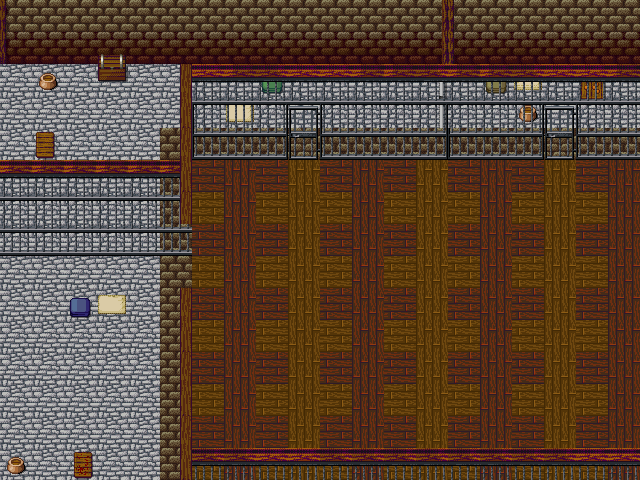

The image is a tile-based game level rendered from a .tmx file. Its description and source (layers, tilesets, objects; grid data summarised) follow:
An orthogonal 20x15 tile map with 32x32 px tiles, 4 tile layers (base, base, top, top) and 14 objects.

<map version="1.0" orientation="orthogonal" width="20" height="15" tilewidth="32" tileheight="32">
 <tileset firstgid="1" name="tileset" tilewidth="32" tileheight="32">
  <image source="../tileset.png" />
 </tileset>
 <layer name="base" width="20" height="15">
  <data>[300 cells, 300 non-empty, 10 distinct tile ids]</data>
 </layer>
 <layer name="base" width="20" height="15">
  <data>[300 cells, 35 non-empty, 17 distinct tile ids]</data>
 </layer>
 <layer name="top" width="20" height="15">
  <data>[300 cells, 18 non-empty, 5 distinct tile ids]</data>
 </layer>
 <layer name="top" width="20" height="15">
  <data>[300 cells, 53 non-empty, 10 distinct tile ids]</data>
 </layer>
 <objectgroup name="collision" width="20" height="15">
  <object name="" x="0" y="0" width="640" height="64" />
  <object name="" x="160" y="128" width="480" height="32" />
  <object name="" x="160" y="160" width="32" height="96" />
  <object name="" x="160" y="288" width="32" height="192" />
  <object name="" x="64" y="288" width="64" height="32" />
  <object name="" x="64" y="448" width="32" height="32" />
  <object name="" x="0" y="448" width="32" height="32" />
  <object name="" x="32" y="128" width="32" height="32" />
  <object name="" x="32" y="64" width="32" height="32" />
  <object name="" x="256" y="64" width="32" height="32" />
  <object name="" x="480" y="64" width="64" height="32" />
  <object name="" x="512" y="96" width="32" height="32" />
  <object name="" x="576" y="64" width="32" height="32" />
  <object name="" x="0" y="224" width="192" height="32" />
 </objectgroup>
</map>
